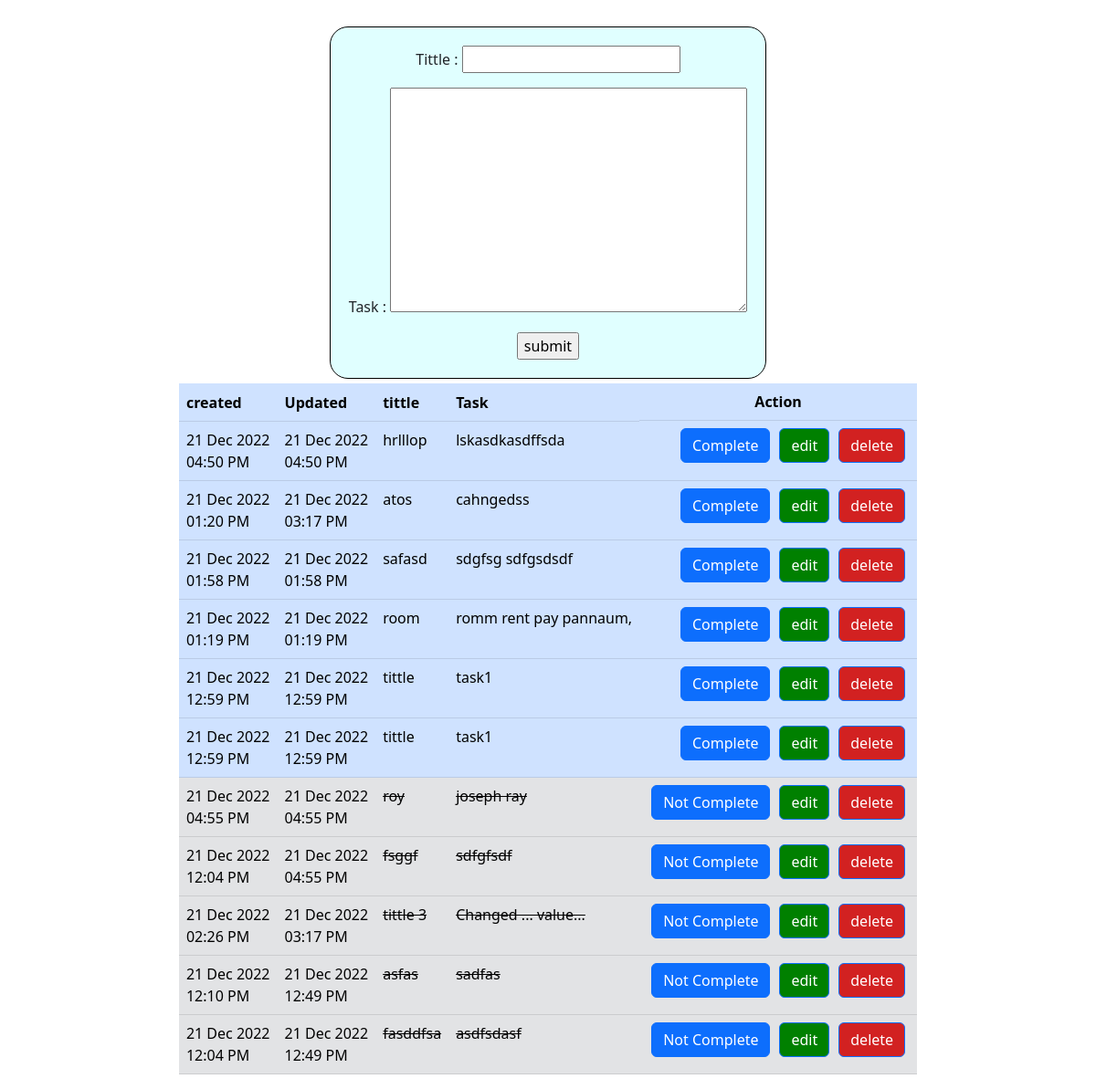
The app's page / (signed in) with its own data.
### app1/models.py (models this page shows, shortened)
class Todo(models.Model):
    title  = models.CharField(max_length=50,verbose_name="Tittle :")
    task  = models.TextField(max_length=1000,verbose_name="Task :")
    author = models.ForeignKey(User, verbose_name="Author", on_delete=models.CASCADE)
    completed = models.BooleanField(verbose_name="Completed",default=False)
    created = models.DateTimeField( auto_now=False, auto_now_add=True)
    updated = models.DateTimeField( auto_now=True, auto_now_add=False)

### app1/views.py (the view, shortened to what this page needs)
# urls.py: path('',views.home,name="home"),
@login_required
def home(request):
    form = TodoForm()
    tasks = list(Todo.objects.filter(author = request.user).order_by("completed","-updated"))
    return render (request,"home.html",{
        "form":form,
        'tasks':tasks
    })

### app1/forms.py
class TodoForm(forms.ModelForm):
    class Meta:
        model = Todo
        fields = ("title","task")

### app1/templates/home.html (shortened to what this page needs)
<!DOCTYPE html>
<html lang="en">
<head>
    {% load static %}
    <link rel="stylesheet" href="{% static 'css/bootstrap.min.css' %}">
    <link rel="stylesheet" href="{% static 'style.css' %}">
</head>
<body>
    <div class="flexdiv">
        <div class="item1">
            <form action="" method="post" class="form1 st1">
                {{form.as_p}}
                <input type="submit" value="submit">
            </form>
        </div>
        <div class="table-responsive">
            <table class="table table-primary ">
                <thead>
                    <tr>
                        <th scope="col">created</th>
                        <th scope="col">Updated</th>
                        <th scope="col">tittle</th>
                        <th scope="col">Task</th>
                        <th scope="col" class="actio" ><span class="align-middle"> Action</span></th>
                    </tr>
                </thead>
                <tbody>
                    {% for task in tasks %}
                        {% if task.completed %}
                        <tr class="table-secondary">
                            <td scope="row" > <div style="display: flex;flex-direction: column;margin: 0px;"><span>{{task.created| date:"d M Y" }}</span><span>{{task.created|time:"h:i A" }}</span></div></td>
                            <td > <div style="display: flex;flex-direction: column;margin: 0px;"><span>{{task.updated| date:"d M Y" }}</span><span>{{task.updated|time:"h:i A" }}</span></div></td>
                            <td  style="text-decoration: line-through;">{{task.title}}</td>
                            <td style="text-decoration: line-through;">{{task.task}}</td>
                            <td >
                                <div style="display:flex ;align-items: center;justify-content: flex-end;" >
                                    <form action="notcomplete/{{task.id}}" method="post" class="deletecls" style="margin: auto 5px auto 5px; width: auto;">{% csrf_token %}
                                        <input type="submit" value="Not Complete" class="btn btn-primary ">
                                    </form>
                                    <form action="edit/{{task.id}}" method="post" class="deletecls" style="margin: auto 5px auto 5px; width: auto;">{% csrf_token %}
                                        <input type="submit" value="edit" class="btn btn-primary " style="background-color: green">
                                    </form>
                                    <form action="del/{{task.id}}" method="post" class="deletecls " style="margin: auto 5px auto 5px;">{% csrf_token %}
                                        <input type="submit" value="delete" class="btn btn-primary" style="background-color: #d22121;">
                                    </form>
                                </div>
                            </td>
                        </tr>
                        {% else %}
                        <tr class="">
                        <td scope="row" > <div style="display: flex;flex-direction: column;margin: 0px;"><span>{{task.created| date:"d M Y" }}</span><span>{{task.created|time:"h:i A" }}</span></div></td>
                        <td > <div style="display: flex;flex-direction: column;margin: 0px;"><span>{{task.updated| date:"d M Y" }}</span><span>{{task.updated|time:"h:i A" }}</span></div></td>
                        <td >{{task.title}}</td>
                            <td>{{task.task}}</td>
                            <td >
                                <div style="display:flex ;align-items: center;justify-content: flex-end;">
                                    <form action="complete/{{task.id}}" method="post" class="deletecls" style="margin: auto 5px auto 5px; width: auto;">{% csrf_token %}
                                        <input type="submit" value="Complete" class="btn btn-primary ">
                                    </form>
                                    <form action="edit/{{task.id}}" method="post" class="deletecls" style="margin: auto 5px auto 5px; width: auto;">{% csrf_token %}
                                        <input type="submit" value="edit" class="btn btn-primary " style="background-color: green;">
                                    </form>
                                    <form action="del/{{task.id}}" method="post" class="deletecls " style="margin: auto 5px auto 5px;">{% csrf_token %}
                                        <input type="submit" value="delete" class="btn btn-primary" style="background-color: #d22121;">
                                    </form>
                                </div>
                            </td>
                        </tr>
                        {% endif %}
                    {% endfor %}
                </tbody>
            </table>
        </div>
    </div>
</body>
</html>

### app1/static/style.css (style rules this page uses)
.flexdiv { display: flex; justify-items: center; align-items: center; flex-direction: column; }
.form1 { display: flex; justify-content: center; flex-direction: column; align-items: center; border: 1px solid black; margin: 5px; }
form.form1.st1 { padding: 20px; border-radius: 20px; background: lightcyan; }
.deletecls { display: flex; align-items: center; justify-content: center; }
.actio { display: flex; justify-content: center; }

### app1/templates/home.html (style rules this page uses)
.actio { display: flex; justify-content: center; }

### records on screen
Todo: created "21 Dec 2022", created "04:50 PM", updated "21 Dec 2022", updated "04:50 PM", title "hrlllop", task "lskasdkasdffsda"
Todo: created "21 Dec 2022", created "01:20 PM", updated "21 Dec 2022", updated "03:17 PM", title "atos", task "cahngedss"
Todo: created "21 Dec 2022", created "01:58 PM", updated "21 Dec 2022", updated "01:58 PM", title "safasd", task "sdgfsg sdfgsdsdf"
Todo: created "21 Dec 2022", created "01:19 PM", updated "21 Dec 2022", updated "01:19 PM", title "room", task "romm rent pay pannaum,"
Todo: created "21 Dec 2022", created "12:59 PM", updated "21 Dec 2022", updated "12:59 PM", title "tittle", task "task1"
Todo: created "21 Dec 2022", created "12:59 PM", updated "21 Dec 2022", updated "12:59 PM", title "tittle", task "task1"
Todo: created "21 Dec 2022", created "04:55 PM", updated "21 Dec 2022", updated "04:55 PM", title "roy", task "joseph ray"
Todo: created "21 Dec 2022", created "12:04 PM", updated "21 Dec 2022", updated "04:55 PM", title "fsggf", task "sdfgfsdf"
Todo: created "21 Dec 2022", created "02:26 PM", updated "21 Dec 2022", updated "03:17 PM", title "tittle 3", task "Changed ... value..."
Todo: created "21 Dec 2022", created "12:10 PM", updated "21 Dec 2022", updated "12:49 PM", title "asfas", task "sadfas"
Todo: created "21 Dec 2022", created "12:04 PM", updated "21 Dec 2022", updated "12:49 PM", title "fasddfsa", task "asdfsdasf"
